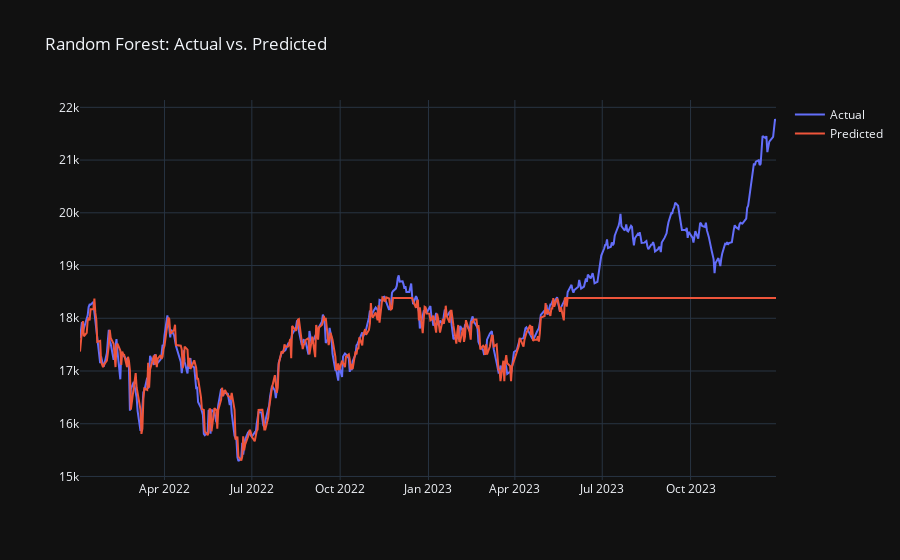

Notebook source saved alongside this figure:
### Markdown cell above
### 3. Random Forest
An ensemble model that combines multiple decision trees to make more accurate predictions.

### Code cell
from sklearn.ensemble import RandomForestRegressor

rf_model = RandomForestRegressor(n_estimators=100, random_state=42)
rf_model.fit(X_train, y_train)
y_pred_rf = rf_model.predict(X_test)

results['Random Forest'] = {
    'MSE': mean_squared_error(y_test, y_pred_rf),
    'MAE': mean_absolute_error(y_test, y_pred_rf),
    'R2': r2_score(y_test, y_pred_rf)
}
print(f"Random Forest MSE: {results['Random Forest']['MSE']}")

# Plotting
fig = go.Figure()
fig.add_trace(go.Scatter(x=y_test.index, y=y_test, mode='lines', name='Actual'))
fig.add_trace(go.Scatter(x=y_test.index, y=y_pred_rf, mode='lines', name='Predicted'))
fig.update_layout(title='Random Forest: Actual vs. Predicted', template='plotly_dark')
fig.show()

### Figure 1 — Plotly figure (JSON) as saved in the notebook; plotly's stock layout.template omitted (floating-point values rounded to 4 significant figures; data arrays with more than 128 entries replaced by an {"elided": "..."} marker saying what was removed)
{"data": [{"mode": "lines", "name": "Actual", "type": "scatter", "x": {"elided": "493 str values"}, "y": {"elided": "493 float values"}}, {"mode": "lines", "name": "Predicted", "type": "scatter", "x": {"elided": "493 str values"}, "y": {"elided": "493 float values"}}], "layout": {"title": {"text": "Random Forest: Actual vs. Predicted"}}}
